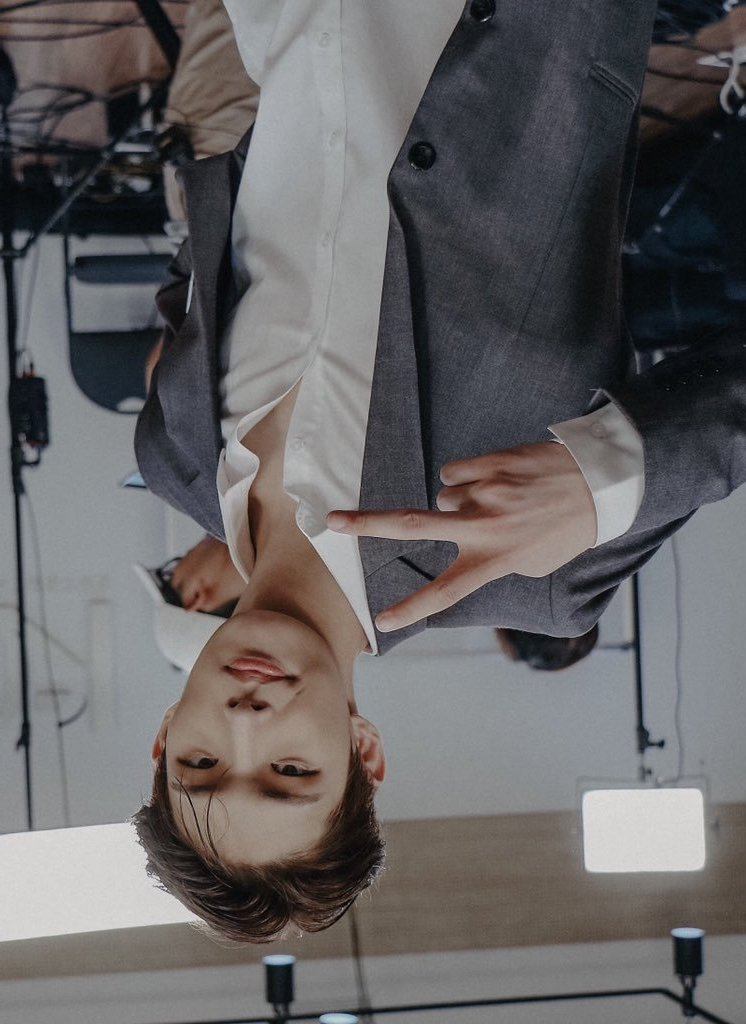
#> input picture NewAssignment/original copy.jpg, 746 x 1024 px
$ python MAnhNguyen_FirstAssignment.py
#> lines starting #> are read from the running program, lines starting #| are printed output that depends on the picture
# First Python Assginment with package Pillow
# Name: Mai Anh Nguyen
# Due date: June 15th, 2020

# Install the package Pillow: pip install pillow
# Import the modules Image and ImageFilter from Pillow package
from PIL import Image, ImageFilter

# Task 1: Apply a filter (like instagram filter) of your choice to a given image (input: filename)
# Filter image1 with EMBOSS filter
def image_filter(image):
    image.filter(filter = ImageFilter.EMBOSS).show()
    # Show the newly filtered image

# Read an image using Pillow, using filename
image1 = Image.open(input("Enter the filename: "))
#> the answer given: original copy.jpg
#> image1 is the input picture: PIL image 746x1024 RGB; mean R, G, B 101.2, 98.7, 99.7

# Open the image1
image1.show()

# In the terminal, hit enter to continue
input("HIT ENTER TO CONTINUE......")

# Filter image1
image_filter(image1)
#> in image_filter, `image.filter(filter = ImageFilter.EMBOSS).show()`:
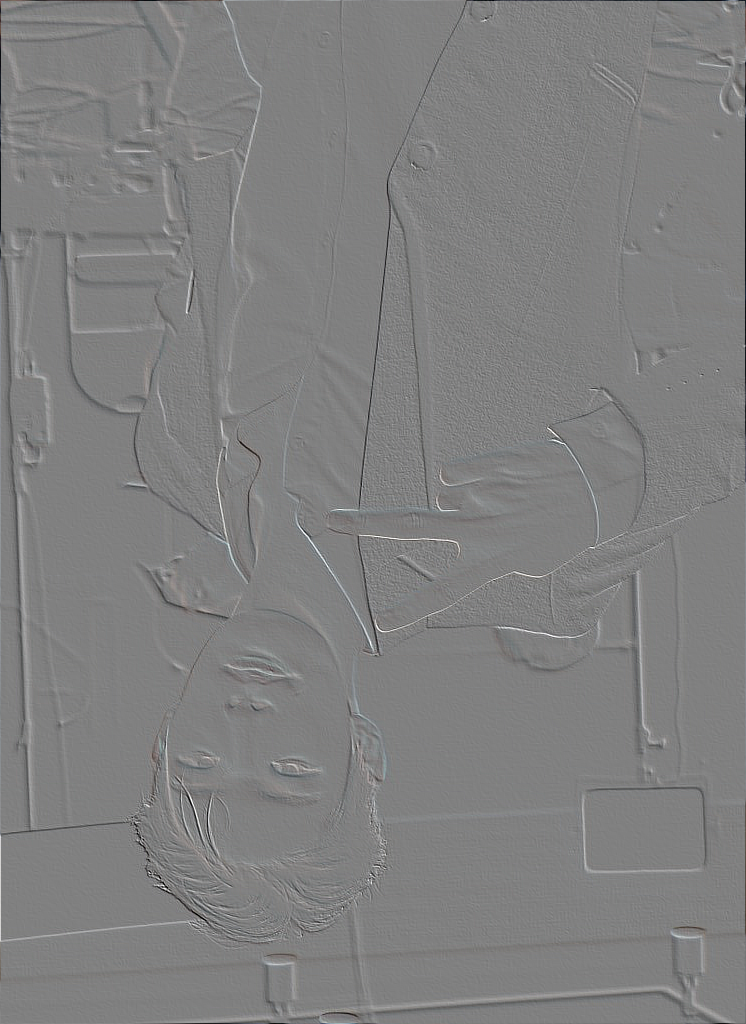
#> shown: PIL image 746x1024 RGB; mean R, G, B 127.8, 127.8, 127.8

input("HIT ENTER TO CONTINUE......")
# End of Task 1

# Task 2: Rotate image 90 degree (do not use the rotate function of PIL), using pixel modification.
def rotate_image(img):
    # Create variable "pixel" and load the pixel data of img into that variable
    pixel = img.load()

    # Create a new image with the given mode and size
    rotate_img = Image.new("RGB", (img.height, img.width))
#> rotate_img: PIL image 1024x746 RGB; every value is 0

    # Create variable "pixel_new" and load the pixel data of rotate_image into that variable
    pixel_new = rotate_img.load()

    # Loop over an image, pixel by pixel
    for y in range(img.height):
        for x in range(img.width):
            # Rotate image1 by reversing the coordinates of each pixel in img
            pixel_new[y, image1.width - x - 1] = pixel[x, y]

    # Show the newly rotated image
    rotate_img.show()
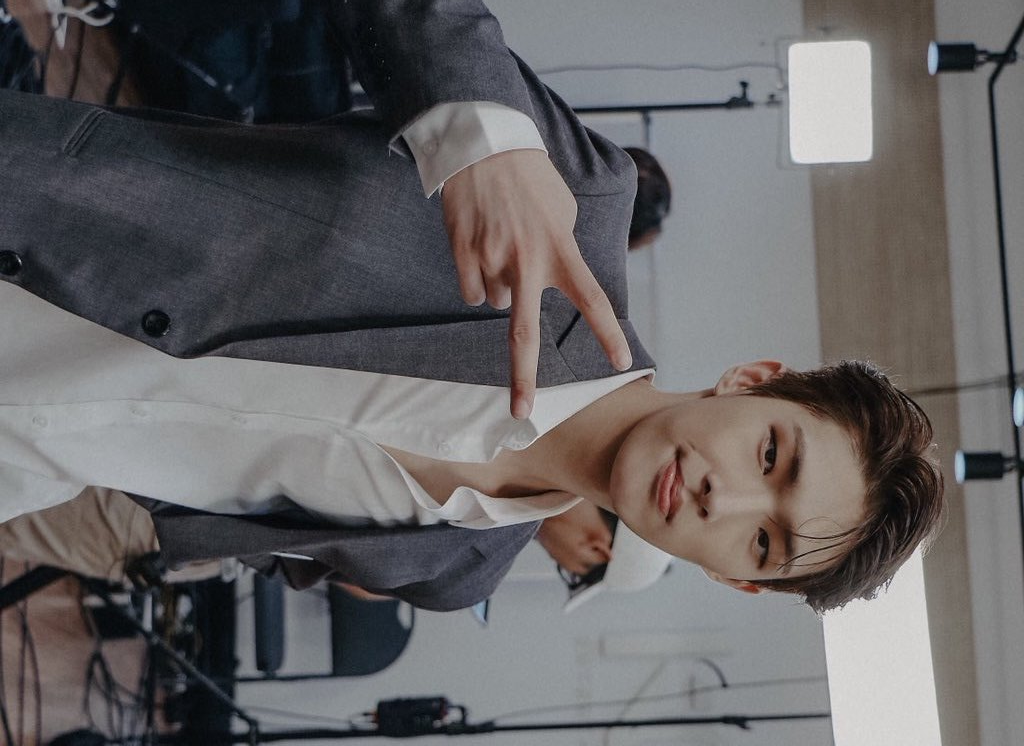
#> shown: PIL image 1024x746 RGB; mean R, G, B 101.2, 98.7, 99.7

# Rotate image1
rotate_image(image1)
# End of task 2

# Task 3: Given an image with white background, replace the background with a given background image (input: originalFileName, backgroundFileName)
def change_background(img1, img2):
    pixel1 = img1.load()

    pixel2 = img2.load()

    # Loop over an image, pixel by pixel
    for x in range(img1.width):
        for y in range(img1.height):
            # Replace the values of any pixels with white color in img1 image by corresponding pixel values in img2 image
            if pixel1[x, y] >= (240, 240, 240):
                pixel1[x, y] = pixel2[x, y]

    # Show the newly modified img1 image.
    img1.show()

white_background = Image.open(input("Enter the filename of image with white background: "))
#> the answer given: anh the.jpg
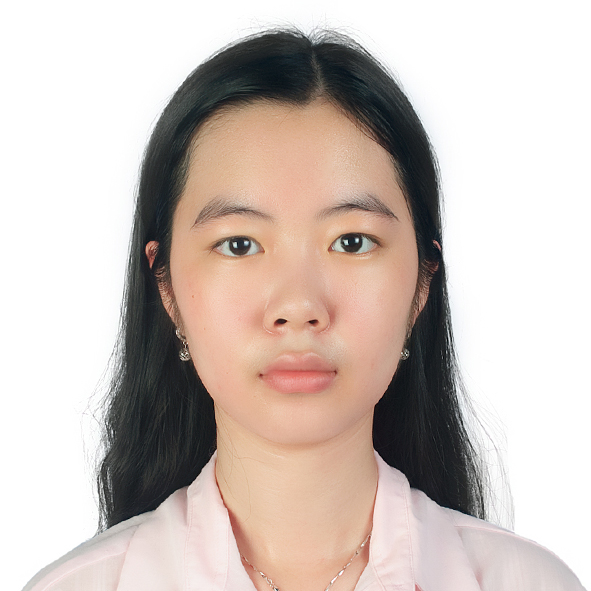
#> input picture NewAssignment/anh the.jpg, 591 x 591 px
#> white_background is the input picture: PIL image 591x591 RGB; mean R, G, B 204.5, 192.5, 186.1

white_background.show()

different_background = Image.open(input("Enter the filename of image with different background: "))
#> the answer given: anh the.jpg

# Resize the different_background image if its size is different from white_background's size.
background2 = different_background.resize((white_background.size))

background2.show()

# Replace background of white_background image
change_background(white_background, background2)
# End of task 3
